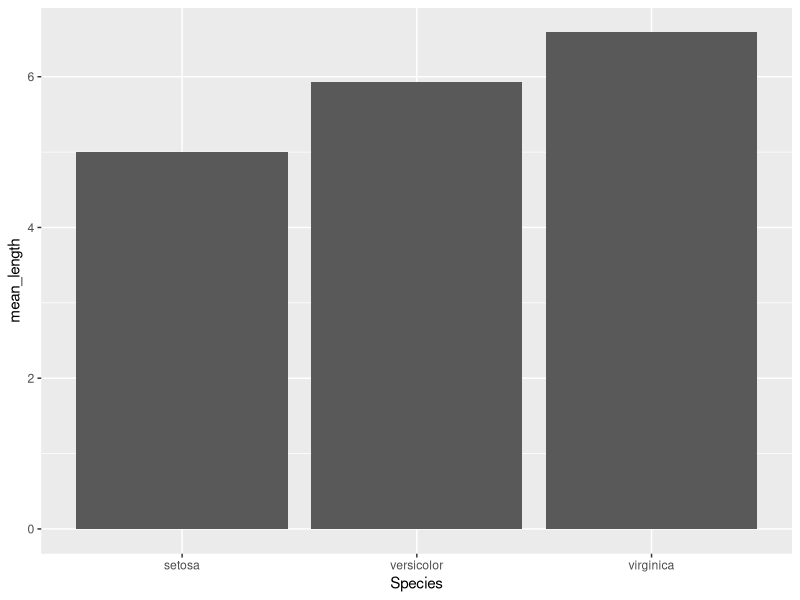

The R script that drew this image:
## ---- chunk 1
library(tidyverse)
library(kableExtra)
## ---- chunk 2
iris <- group_by(iris,Species)
summarise(iris,mean_length=mean(Sepal.Length))
## ---- chunk 3
iris%>%
  group_by(Species)%>%
  summarize(mean_length=mean(Sepal.Length))
  
## ---- chunk 4
iris%>%
  group_by(Species)%>%
  summarize(mean_length=mean(Sepal.Length))%>%
  ggplot(aes(x=Species,y=mean_length))+geom_bar(stat="identity")
  
